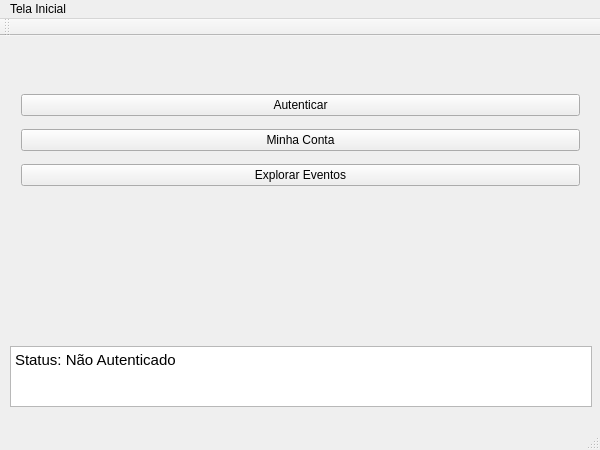
<?xml version="1.0" encoding="UTF-8"?>
<ui version="4.0">
 <class>MainWindow</class>
 <widget class="QMainWindow" name="MainWindow">
  <property name="geometry">
   <rect>
    <x>0</x>
    <y>0</y>
    <width>600</width>
    <height>450</height>
   </rect>
  </property>
  <property name="windowTitle">
   <string>MainWindow</string>
  </property>
  <widget class="QWidget" name="centralWidget">
   <widget class="QTextBrowser" name="status">
    <property name="geometry">
     <rect>
      <x>10</x>
      <y>310</y>
      <width>582</width>
      <height>61</height>
     </rect>
    </property>
    <property name="sizePolicy">
     <sizepolicy hsizetype="Preferred" vsizetype="Maximum">
      <horstretch>0</horstretch>
      <verstretch>0</verstretch>
     </sizepolicy>
    </property>
    <property name="html">
     <string>&lt;!DOCTYPE HTML PUBLIC &quot;-//W3C//DTD HTML 4.0//EN&quot; &quot;http://www.w3.org/TR/REC-html40/strict.dtd&quot;&gt;
&lt;html&gt;&lt;head&gt;&lt;meta name=&quot;qrichtext&quot; content=&quot;1&quot; /&gt;&lt;style type=&quot;text/css&quot;&gt;
p, li { white-space: pre-wrap; }
&lt;/style&gt;&lt;/head&gt;&lt;body style=&quot; font-family:'Ubuntu'; font-size:11pt; font-weight:400; font-style:normal;&quot;&gt;
&lt;p style=&quot; margin-top:0px; margin-bottom:0px; margin-left:0px; margin-right:0px; -qt-block-indent:0; text-indent:0px;&quot;&gt;Status: Não Autenticado&lt;/p&gt;&lt;/body&gt;&lt;/html&gt;</string>
    </property>
   </widget>
   <widget class="QWidget" name="layoutWidget">
    <property name="geometry">
     <rect>
      <x>10</x>
      <y>40</y>
      <width>581</width>
      <height>131</height>
     </rect>
    </property>
    <layout class="QVBoxLayout" name="verticalLayout">
     <item>
      <widget class="QPushButton" name="autenticar">
       <property name="sizePolicy">
        <sizepolicy hsizetype="Minimum" vsizetype="Maximum">
         <horstretch>0</horstretch>
         <verstretch>0</verstretch>
        </sizepolicy>
       </property>
       <property name="text">
        <string>Autenticar</string>
       </property>
      </widget>
     </item>
     <item>
      <widget class="QPushButton" name="conta">
       <property name="sizePolicy">
        <sizepolicy hsizetype="Minimum" vsizetype="Maximum">
         <horstretch>0</horstretch>
         <verstretch>0</verstretch>
        </sizepolicy>
       </property>
       <property name="text">
        <string>Minha Conta</string>
       </property>
      </widget>
     </item>
     <item>
      <widget class="QPushButton" name="eventos">
       <property name="sizePolicy">
        <sizepolicy hsizetype="Minimum" vsizetype="Maximum">
         <horstretch>0</horstretch>
         <verstretch>0</verstretch>
        </sizepolicy>
       </property>
       <property name="text">
        <string>Explorar Eventos</string>
       </property>
      </widget>
     </item>
    </layout>
   </widget>
  </widget>
  <widget class="QMenuBar" name="menuBar">
   <property name="geometry">
    <rect>
     <x>0</x>
     <y>0</y>
     <width>600</width>
     <height>22</height>
    </rect>
   </property>
   <widget class="QMenu" name="menuTela_Inicial">
    <property name="title">
     <string>Tela Inicial</string>
    </property>
   </widget>
   <addaction name="menuTela_Inicial"/>
  </widget>
  <widget class="QToolBar" name="mainToolBar">
   <attribute name="toolBarArea">
    <enum>TopToolBarArea</enum>
   </attribute>
   <attribute name="toolBarBreak">
    <bool>false</bool>
   </attribute>
  </widget>
  <widget class="QStatusBar" name="statusBar"/>
 </widget>
 <layoutdefault spacing="6" margin="11"/>
 <resources/>
 <connections/>
</ui>
